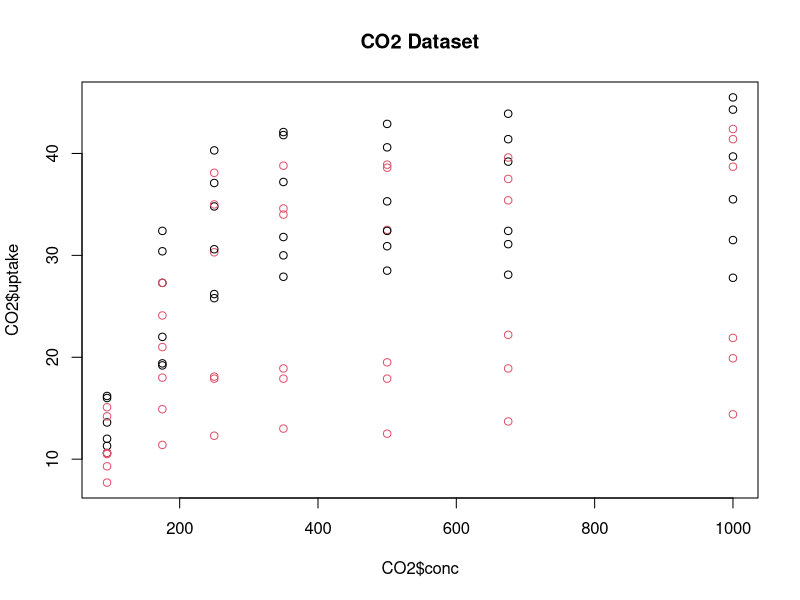
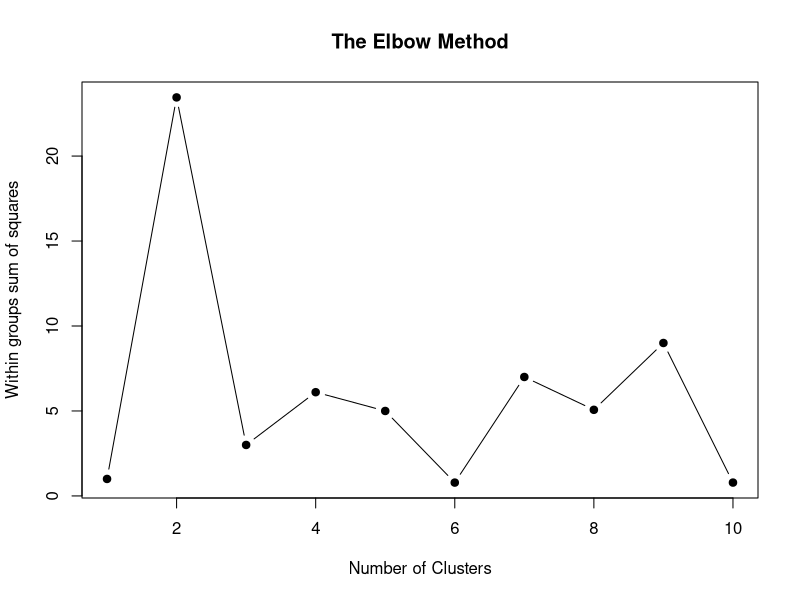
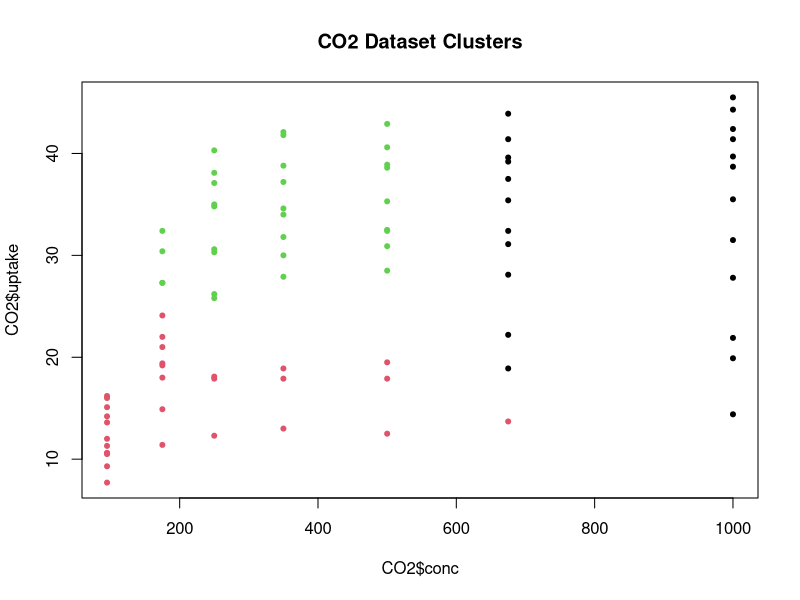

The R script that drew these images, in order:
# Load libraries
library(dplyr)

# Load data
data(CO2)

# Visualize dataset
plot(CO2$conc, CO2$uptake, col = CO2$Treatment, main = "CO2 Dataset")


# Normalize data
CO2_normalized <- as.matrix(scale(CO2[, c("conc", "uptake")]))

# Hyperparameter tuning
wss <- (1:10)
k_range <- seq(2, 10, by = 2)

for (k in k_range) {
  km_fit <- kmeans(CO2_normalized, centers = k, nstart = 20)
  wss[k] <- km_fit$withinss
}

plot(wss, type = "b", pch = 19,
     xlab = "Number of Clusters", ylab = "Within groups sum of squares",
     main = "The Elbow Method")


# Fine-tuning and hyperparameter tuning
# Choose k = 3 for elbow point
k <- 3
set.seed(123)
km_fit <- kmeans(CO2_normalized, centers = k, nstart = 20)

# Visualize clusters
plot(CO2$conc, CO2$uptake, col = km_fit$cluster, main = "CO2 Dataset Clusters", pch = 20)



# View cluster assignments
km_fit$cluster
